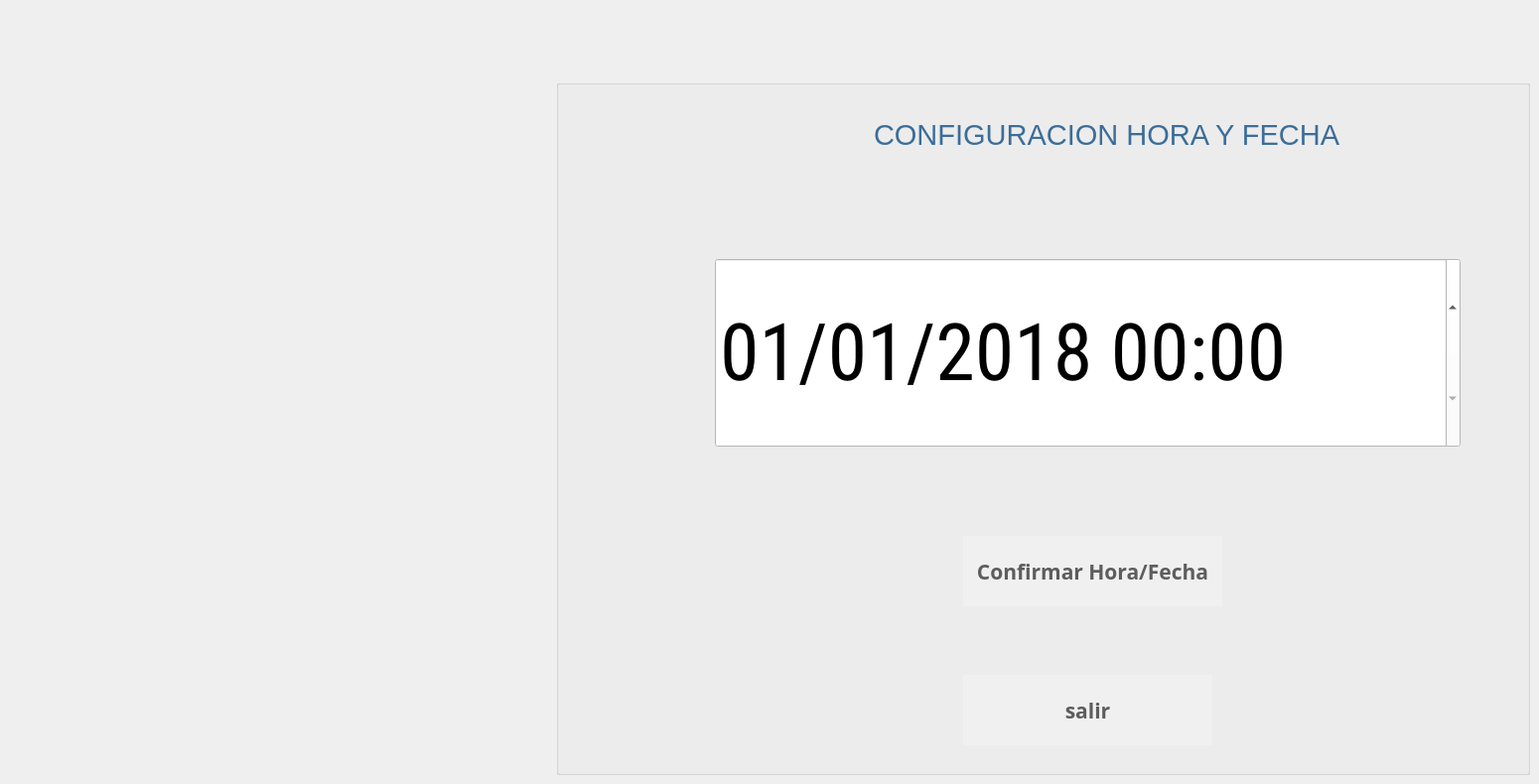
   <widget class="QWidget" name="page_20">
    <widget class="QGroupBox" name="groupBox_4">
     <property name="geometry">
      <rect>
       <x>560</x>
       <y>80</y>
       <width>981</width>
       <height>701</height>
      </rect>
     </property>
     <property name="title">
      <string/>
     </property>
     <widget class="QPushButton" name="bcambiarFecha">
      <property name="geometry">
       <rect>
        <x>410</x>
        <y>460</y>
        <width>261</width>
        <height>71</height>
       </rect>
      </property>
      <property name="font">
       <font>
        <family>Ubuntu Mono</family>
        <pointsize>16</pointsize>
        <weight>75</weight>
        <italic>false</italic>
        <bold>true</bold>
        <underline>false</underline>
       </font>
      </property>
      <property name="toolTip">
       <string>Ayuda</string>
      </property>
      <property name="toolTipDuration">
       <number>3</number>
      </property>
      <property name="whatsThis">
       <string extracomment="help"/>
      </property>
      <property name="styleSheet">
       <string notr="true">background-color:rgb(240, 240, 240);
color:rgb(93, 93, 93);
border-radius:80%</string>
      </property>
      <property name="text">
       <string>Confirmar Hora/Fecha</string>
      </property>
      <property name="icon">
       <iconset>
        <normaloff>../../../../../../cajsSATELITE/eum/app/cajeroF/iconos/fl.png</normaloff>../../../../../../cajsSATELITE/eum/app/cajeroF/iconos/fl.png</iconset>
      </property>
      <property name="iconSize">
       <size>
        <width>40</width>
        <height>40</height>
       </size>
      </property>
     </widget>
     <widget class="QLabel" name="ltime_34">
      <property name="geometry">
       <rect>
        <x>320</x>
        <y>40</y>
        <width>491</width>
        <height>31</height>
       </rect>
      </property>
      <property name="font">
       <font>
        <family>Segoe UI</family>
        <pointsize>22</pointsize>
        <weight>50</weight>
        <italic>false</italic>
        <bold>false</bold>
       </font>
      </property>
      <property name="styleSheet">
       <string notr="true">background-color:transparent;
color:rgb(59, 109, 153);

</string>
      </property>
      <property name="text">
       <string>CONFIGURACION HORA Y FECHA</string>
      </property>
     </widget>
     <widget class="QDateTimeEdit" name="dtime">
      <property name="geometry">
       <rect>
        <x>160</x>
        <y>180</y>
        <width>751</width>
        <height>191</height>
       </rect>
      </property>
      <property name="font">
       <font>
        <family>Roboto Condensed</family>
        <pointsize>60</pointsize>
        <weight>50</weight>
        <italic>false</italic>
        <bold>false</bold>
       </font>
      </property>
      <property name="styleSheet">
       <string notr="true">background-color:white</string>
      </property>
      <property name="correctionMode">
       <enum>QAbstractSpinBox::CorrectToPreviousValue</enum>
      </property>
      <property name="date">
       <date>
        <year>2018</year>
        <month>1</month>
        <day>1</day>
       </date>
      </property>
      <property name="displayFormat">
       <string>MM/dd/yyyy HH:mm</string>
      </property>
      <property name="timeSpec">
       <enum>Qt::LocalTime</enum>
      </property>
     </widget>
     <widget class="QPushButton" name="bsalirCambiarFecha">
      <property name="geometry">
       <rect>
        <x>410</x>
        <y>600</y>
        <width>251</width>
        <height>71</height>
       </rect>
      </property>
      <property name="font">
       <font>
        <family>Ubuntu Mono</family>
        <pointsize>16</pointsize>
        <weight>75</weight>
        <italic>false</italic>
        <bold>true</bold>
        <underline>false</underline>
       </font>
      </property>
      <property name="toolTip">
       <string>Ayuda</string>
      </property>
      <property name="toolTipDuration">
       <number>3</number>
      </property>
      <property name="whatsThis">
       <string extracomment="help"/>
      </property>
      <property name="styleSheet">
       <string notr="true">background-color:rgb(240, 240, 240);
color:rgb(93, 93, 93);
border-radius:80%</string>
      </property>
      <property name="text">
       <string>salir</string>
      </property>
      <property name="icon">
       <iconset>
        <normaloff>../../../../../../cajsSATELITE/eum/app/cajeroF/iconos/fb5.png</normaloff>../../../../../../cajsSATELITE/eum/app/cajeroF/iconos/fb5.png</iconset>
      </property>
      <property name="iconSize">
       <size>
        <width>40</width>
        <height>40</height>
       </size>
      </property>
     </widget>
    </widget>
   </widget>
